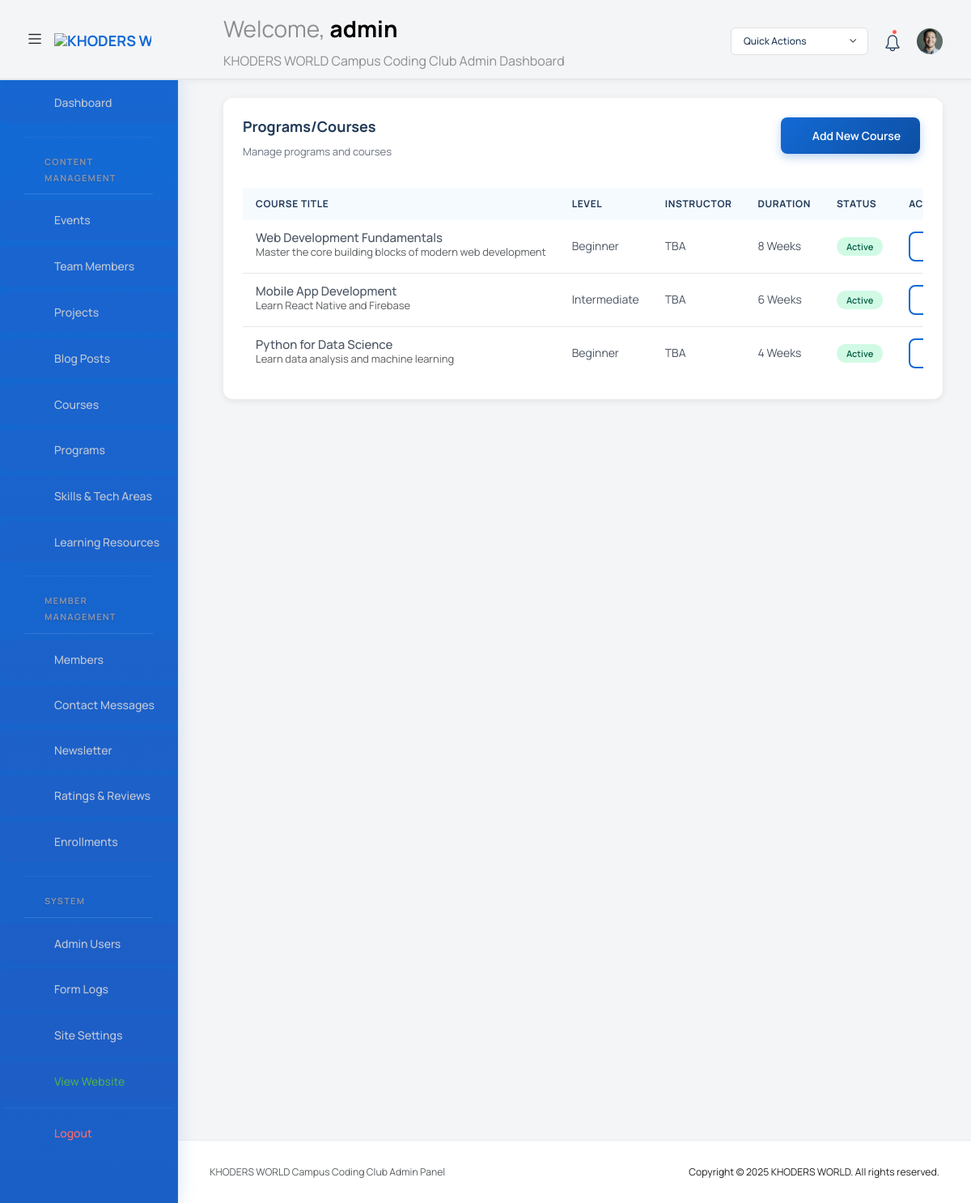
Screenshot of /admin/index.php?route=courses (signed in) with the database file from the repository.
### tables this page shows
CREATE TABLE IF NOT EXISTS courses (
    id INT AUTO_INCREMENT PRIMARY KEY,
    title VARCHAR(300) NOT NULL,
    subtitle TEXT,
    description LONGTEXT,
    duration VARCHAR(100),
    price DECIMAL(10, 2),
    level VARCHAR(50),
    instructor VARCHAR(100),
    instructor_title VARCHAR(200),
    category VARCHAR(100),
    hero_image VARCHAR(500),
    image_url VARCHAR(500),
    syllabus TEXT,
    prerequisites TEXT,
    enrollment_count INT DEFAULT 0,
    max_students INT DEFAULT NULL,
    rating DECIMAL(2,1) DEFAULT 0,
    average_rating DECIMAL(3,2) DEFAULT 0.00,
    total_ratings INT DEFAULT 0,
    status ENUM('active', 'inactive', 'archived') DEFAULT 'active',
    is_featured BOOLEAN DEFAULT FALSE,
    created_at TIMESTAMP DEFAULT CURRENT_TIMESTAMP,
    updated_at TIMESTAMP DEFAULT CURRENT_TIMESTAMP ON UPDATE CURRENT_TIMESTAMP,
    INDEX idx_status (status),
    INDEX idx_level (level),
    INDEX idx_featured (is_featured),
    INDEX idx_rating (average_rating DESC)
);

### admin/index.php (called while the page is built, shortened)
<?php
require_once '../config/auth.php';
require_once '../config/database.php';
require_once __DIR__ . '/includes/admin_helpers.php';
require_once __DIR__ . '/template.php';

### config/auth.php (called while the page is built, shortened)
<?php
class Auth {
    public static function user() {
        $userData = [
            'id' => $_SESSION['admin_id'] ?? 0,
            'username' => $_SESSION['admin_username'] ?? 'Unknown',
            'role' => $_SESSION['admin_role'] ?? 'editor',
            'login_time' => $_SESSION['login_time'] ?? time()
        ];
        if (!empty($_SESSION['admin_id'])) {
            try {
                $database = new Database();
                $db = $database->getConnection();
                if ($db) {
                    $stmt = $db->prepare("SELECT email, role FROM admins WHERE id = ? LIMIT 1");
                    $stmt->execute([$_SESSION['admin_id']]);
                    $dbUser = $stmt->fetch();
                    if ($dbUser) {
                        $userData['email'] = $dbUser['email'];
                        $userData['role'] = $dbUser['role'];
                    }
                }
            } catch (PDOException $e) {
            }
        }
        return $userData;
    }
}
?>

### admin/includes/admin_helpers.php (called while the page is built, shortened)
<?php
if (!function_exists('admin_safe')) {
    function admin_safe($value): string
    {
        return htmlspecialchars((string) $value, ENT_QUOTES, 'UTF-8');
    }
}
if (!function_exists('admin_table_exists')) {
    function admin_table_exists($db, string $table): bool
    {
        try {
            $stmt = $db->prepare("SELECT 1 FROM `" . str_replace('`', '``', $table) . "` LIMIT 1");
            $stmt->execute();
            return true;
        } catch (PDOException $e) {
            return false;
        }
    }
}
if (!function_exists('admin_excerpt')) {
    function admin_excerpt(?string $value, int $length = 80): string
    {
        if (function_exists('mb_strimwidth')) {
            $trimmed = mb_strimwidth($value, 0, $length, '…', 'UTF-8');
        } else {
            $trimmed = substr($value, 0, $length);
            if (strlen($value) > $length) {
                $trimmed .= '…';
            }
        }
        return admin_safe($trimmed);
    }
}

### admin/pages/courses.php (the view, shortened to what this page needs)
<?php
require_once __DIR__ . '/../../config/database.php';
require_once __DIR__ . '/../includes/admin_helpers.php';
try {
    $database = new Database();
    $db = $database->getConnection();
} catch (Exception $e) {
    $error = 'Database connection error: ' . $e->getMessage();
    $db = null;
}
$courses = [];
if ($db) {
    try {
        $stmt = $db->query("SELECT * FROM courses ORDER BY created_at DESC");
        $courses = $stmt ? $stmt->fetchAll(PDO::FETCH_ASSOC) : [];
    } catch (PDOException $e) {
        $error = 'Error fetching courses: ' . $e->getMessage();
    }
}
$tableExists = $db ? admin_table_exists($db, 'courses') : false;
?>
<div class="content-wrapper">
  <div class="row">
    <div class="col-lg-12 grid-margin stretch-card">
      <div class="card">
        <div class="card-body">
          <div class="d-sm-flex justify-content-between align-items-start mb-4">
            <div>
              <h4 class="card-title card-title-dash">Programs/Courses</h4>
              <p class="card-subtitle card-subtitle-dash">Manage programs and courses</p>
            </div>
            <a href="?route=course-editor" class="btn btn-primary me-1">
              <i class="mdi mdi-plus"></i> Add New Course
            </a>
          </div>
          <?php if (!$tableExists): ?>
            <div class="alert alert-warning" role="alert">
              <i class="mdi mdi-database-alert"></i> Courses table doesn't exist yet.
            </div>
          <?php else: ?>
            <div class="table-responsive">
              <table class="table table-hover">
                <thead>
                  <tr>
                    <th>Course Title</th>
                    <th>Level</th>
                    <th>Instructor</th>
                    <th>Duration</th>
                    <th>Status</th>
                    <th>Actions</th>
                  </tr>
                </thead>
                <tbody>
                  <?php if (empty($courses)): ?>
                    <tr>
                      <td colspan="6" class="text-center py-4 text-muted">
                        <i class="mdi mdi-book-open mdi-48px d-block mb-2"></i>
                        No courses found
                      </td>
                    </tr>
                  <?php else: ?>
                    <?php foreach ($courses as $course): ?>
                      <tr>
                        <td>
                          <h6 class="mb-0"><?php echo htmlspecialchars($course['title']); ?></h6>
                          <p class="text-muted mb-0"><?php echo admin_excerpt($course['description'] ?? '', 60); ?></p>
                        </td>
                        <td><?php echo htmlspecialchars($course['level'] ?? 'Beginner'); ?></td>
                        <td><?php echo htmlspecialchars($course['instructor'] ?? 'TBA'); ?></td>
                        <td><?php echo htmlspecialchars($course['duration'] ?? 'N/A'); ?></td>
                        <td>
                          <span class="badge bg-<?php echo $course['status'] === 'active' ? 'success' : 'warning'; ?>">
                            <?php echo ucfirst($course['status']); ?>
                          </span>
                        </td>
                        <td>
                          <div class="d-flex gap-1">
                            <a href="?route=course-editor&action=edit&id=<?php echo (int)$course['id']; ?>" class="btn btn-outline-primary btn-sm" title="Edit course">
                              <i class="mdi mdi-pencil"></i>
                            </a>
                          </div>
                        </td>
                      </tr>
                    <?php endforeach; ?>
                  <?php endif; ?>
                </tbody>
              </table>
            </div>
          <?php endif; ?>
        </div>
      </div>
    </div>
  </div>
</div>

### admin/partials/_navbar.php (shortened to what this page needs)
<nav class="navbar default-layout col-lg-12 col-12 p-0 fixed-top d-flex align-items-top flex-row">
  <div class="text-center navbar-brand-wrapper d-flex align-items-center justify-content-start">
    <div class="me-3">
      <button class="navbar-toggler navbar-toggler align-self-center" type="button" data-bs-toggle="minimize">
        <span class="icon-menu"></span>
      </button>
    </div>
    <div>
      <a class="navbar-brand brand-logo" href="index.php">
        <img src="assets/images/logo.svg" alt="KHODERS WORLD logo" />
      </a>
    </div>
  </div>
  <div class="navbar-menu-wrapper d-flex align-items-top">
    <ul class="navbar-nav">
      <li class="nav-item font-weight-semibold d-none d-lg-block ms-0">
        <h1 class="welcome-text">Welcome, <span class="text-black fw-bold"><?php echo htmlspecialchars($user['username'] ?? 'Admin'); ?></span></h1>
        <h3 class="welcome-sub-text">KHODERS WORLD Campus Coding Club Admin Dashboard</h3>
      </li>
    </ul>
    <ul class="navbar-nav ms-auto">
      <li class="nav-item dropdown d-none d-lg-block">
        <a class="nav-link dropdown-bordered dropdown-toggle dropdown-toggle-split" id="messageDropdown" href="#" data-bs-toggle="dropdown" aria-expanded="false"> Quick Actions </a>
      </li>
      <li class="nav-item dropdown">
        <a class="nav-link count-indicator" id="countDropdown" href="#" data-bs-toggle="dropdown" aria-expanded="false">
          <i class="icon-bell"></i>
          <span class="count"></span>
        </a>
      </li>
      <li class="nav-item dropdown d-none d-lg-block user-dropdown">
        <a class="nav-link" id="UserDropdown" href="#" data-bs-toggle="dropdown" aria-expanded="false">
          <img class="img-xs rounded-circle" src="assets/images/faces/face8.jpg" alt="Profile image"> </a>
      </li>
    </ul>
  </div>
</nav>

### admin/assets/css/khoders-custom.css (style rules this page uses)
:root { --khoders-primary: #4B49AC; --khoders-secondary: #98BDFF; --khoders-success: #57B657; --khoders-info: #248AFD; --khoders-warning: #FFC100; --khoders-danger: #FF4747; --khoders-light: #F8F9FA; --khoders-dark: #1F2937; }
.navbar .navbar-brand-wrapper .navbar-brand img { max-width: 120px; height: auto; }
.welcome-text { color: var(--khoders-primary); }
.welcome-sub-text { color: var(--khoders-dark); font-size: 0.875rem; margin-top: 0.25rem; }
.card-title-dash { color: var(--khoders-dark); font-weight: 600; }
.card-subtitle-dash { color: #6c757d; font-size: 0.875rem; }
.badge.bg-success { background-color: var(--khoders-success) !important; }
.btn-primary { background-color: var(--khoders-primary); border-color: var(--khoders-primary); }

### admin/template.php (style rules this page uses)
:root { --eth-blue: #136ad5; --eth-dark: #223a58; --eth-light: #f5faff; }
.card { border: none !important; border-radius: 12px !important; box-shadow: 0 2px 8px rgba(0,0,0,0.08) !important; transition: all 0.3s cubic-bezier(0.4, 0, 0.2, 1) !important; background: #ffffff !important; }
.card-body { padding: 24px !important; }
.card-title { color: #223a58 !important; font-weight: 700 !important; font-size: 18px !important; margin-bottom: 8px !important; }
.card-subtitle { color: #6B7280 !important; font-size: 13px !important; }
.btn { border-radius: 8px !important; font-weight: 600 !important; transition: all 0.2s ease !important; border: none !important; font-size: 14px !important; }
.btn-primary { background: linear-gradient(135deg, #136ad5 0%, #0d4fa3 100%) !important; color: white !important; box-shadow: 0 4px 12px rgba(19, 106, 213, 0.3) !important; }
.btn-outline-primary { color: #136ad5 !important; border: 2px solid #136ad5 !important; }
.table thead th { background: #f5faff !important; color: #223a58 !important; font-weight: 700 !important; border: none !important; padding: 14px 16px !important; font-size: 12px !important; text-transform: uppercase !important; letter-spacing: 0.6px !important; }
.table tbody td { padding: 14px 16px !important; border-bottom: 1px solid #E5E7EB !important; color: #4B5563 !important; font-size: 14px !important; }
.table tbody tr { transition: all 0.2s ease !important; }
.table tbody tr:last-child td { border-bottom: none !important; }
.badge { padding: 6px 12px !important; border-radius: 20px !important; font-weight: 600 !important; font-size: 11px !important; }
.badge.bg-success { background: #D1FAE5 !important; color: #065F46 !important; }
.navbar { background: white !important; border-bottom: 2px solid #E5E7EB !important; box-shadow: 0 2px 8px rgba(0,0,0,0.04) !important; }
.navbar-brand { font-weight: 700 !important; color: #136ad5 !important; font-size: 18px !important; }
.navbar .nav-link { color: #223a58 !important; font-weight: 500 !important; }

### rows the page displays
courses: title "Web Development Fundamentals", description "Master the core building blocks of modern web development", level "Beginner", instructor "TBA", duration "8 Weeks", status "Active"
courses: title "Mobile App Development", description "Learn React Native and Firebase", level "Intermediate", instructor "TBA", duration "6 Weeks", status "Active"
courses: title "Python for Data Science", description "Learn data analysis and machine learning", level "Beginner", instructor "TBA", duration "4 Weeks", status "Active"

### other values shown
$user['username'] "admin"
